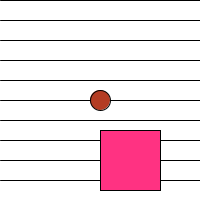
Frame 1 (no input)
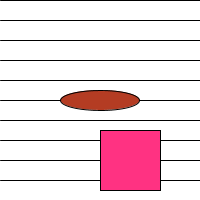
Frame 60 (the mouse pressed at the canvas centre just before this capture)
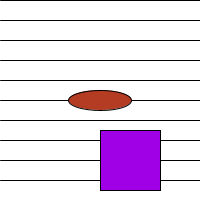
Frame 120 (the mouse held since frame 60 and released just before this capture)

The Processing sketch that drew these frames (run headless with seeded random() and noise(); from frame 60 on, the mouse is pressed at the canvas centre):

// Processing sketch: processing_26977
// ── processing_26977.pde

//Kate Easton
//z3290017
//Lesson Two Project

int y = 0;
int w = 20; //starting x point of rect
int h = 20; //starting y point of rect
int speed = 1;

void setup(){
  size(200,200);
}

void draw(){
  background(255);
  stroke(0);
  for(int y=0; y<height; y+=20) {
    line(0,y,width,y);
  }
 { fill(180,60,35);
  ellipse(100,100,w,h);
  
  w = w +speed; //determing the variable and speed of the rect

if ((w > 100) || (w<0))  
speed = speed * -1;
 }

fill(260-mouseX,50-mouseX,mouseX+130);
rect(100,130,60,60);
}

void mousePressed(){
  frameRate(20);
  fill(200,130,40);
  ellipse(40,120,40,40);
}
